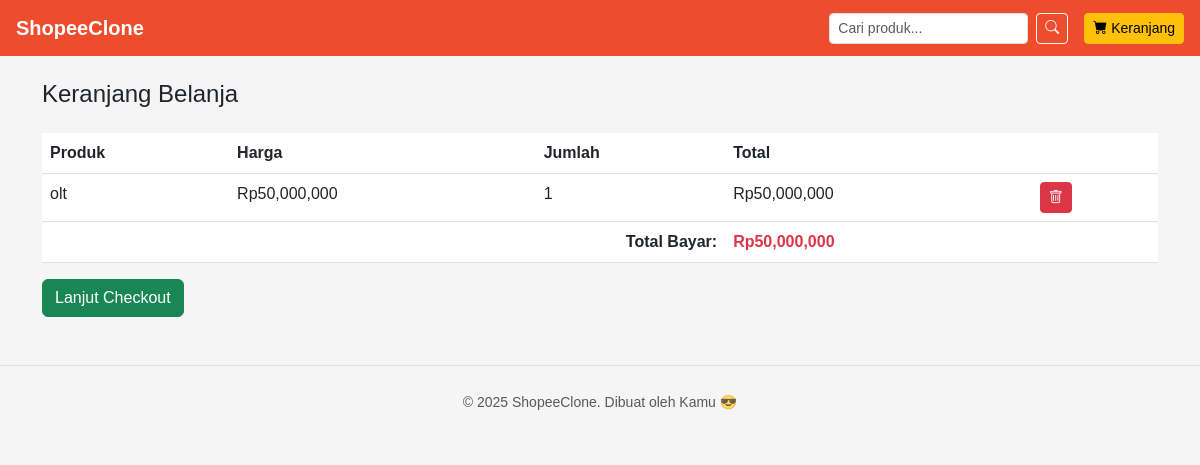
The app's page /pages/cart.php?id=3 with its own data.
### tables this page shows
CREATE TABLE `produk` (
  `id` int(11) NOT NULL,
  `nama` varchar(255) NOT NULL,
  `harga` int(11) NOT NULL,
  `stok` int(11) NOT NULL DEFAULT 0,
  `deskripsi` text DEFAULT NULL,
  `foto` varchar(255) DEFAULT NULL,
  `created_at` timestamp NOT NULL DEFAULT current_timestamp()
);

### pages/cart.php (the view, shortened to what this page needs)
<?php include '../config/db.php'; include '../templates/header.php'; ?>
<h4 class="mb-4">Keranjang Belanja</h4>
<?php
$cart = $_SESSION['cart'] ?? [];
if (isset($_GET['id'])) {
  $id = $_GET['id'];
  $qty = $_GET['qty'] ?? 1;
  $cart[$id] = ($cart[$id] ?? 0) + $qty;
}
?>
<?php if (empty($cart)): ?>
  <div class="alert alert-info">Keranjang kosong.</div>
<?php else: ?>
  <table class="table">
    <thead>
      <tr>
        <th>Produk</th>
        <th>Harga</th>
        <th>Jumlah</th>
        <th>Total</th>
        <th></th>
      </tr>
    </thead>
    <tbody>
      <?php
      $grandTotal = 0;
      foreach ($cart as $id => $qty):
        $q = mysqli_query($conn, "SELECT * FROM produk WHERE id='$id'");
        $p = mysqli_fetch_assoc($q);
        $total = $p['harga'] * $qty;
        $grandTotal += $total;
      ?>
      <tr>
        <td><?= $p['nama'] ?></td>
        <td>Rp<?= number_format($p['harga']) ?></td>
        <td><?= $qty ?></td>
        <td>Rp<?= number_format($total) ?></td>
        <td><a href="?hapus=<?= $id ?>" class="btn btn-sm btn-danger"><i class="bi bi-trash"></i></a></td>
      </tr>
      <?php endforeach; ?>
      <tr>
        <td colspan="3" class="text-end fw-bold">Total Bayar:</td>
        <td colspan="2" class="fw-bold text-danger">Rp<?= number_format($grandTotal) ?></td>
      </tr>
    </tbody>
  </table>
  <a href="checkout.php" class="btn btn-success">Lanjut Checkout</a>
<?php endif; ?>
<?php include '../templates/footer.php'; ?>

### templates/style.css (style rules this page uses)
body { background-color: #f5f5f5; font-family: Arial, sans-serif; }

### records on screen
produk: nama "olt", harga "50,000,000", qty "1"

### other values on screen
$grandTotal "50,000,000"
